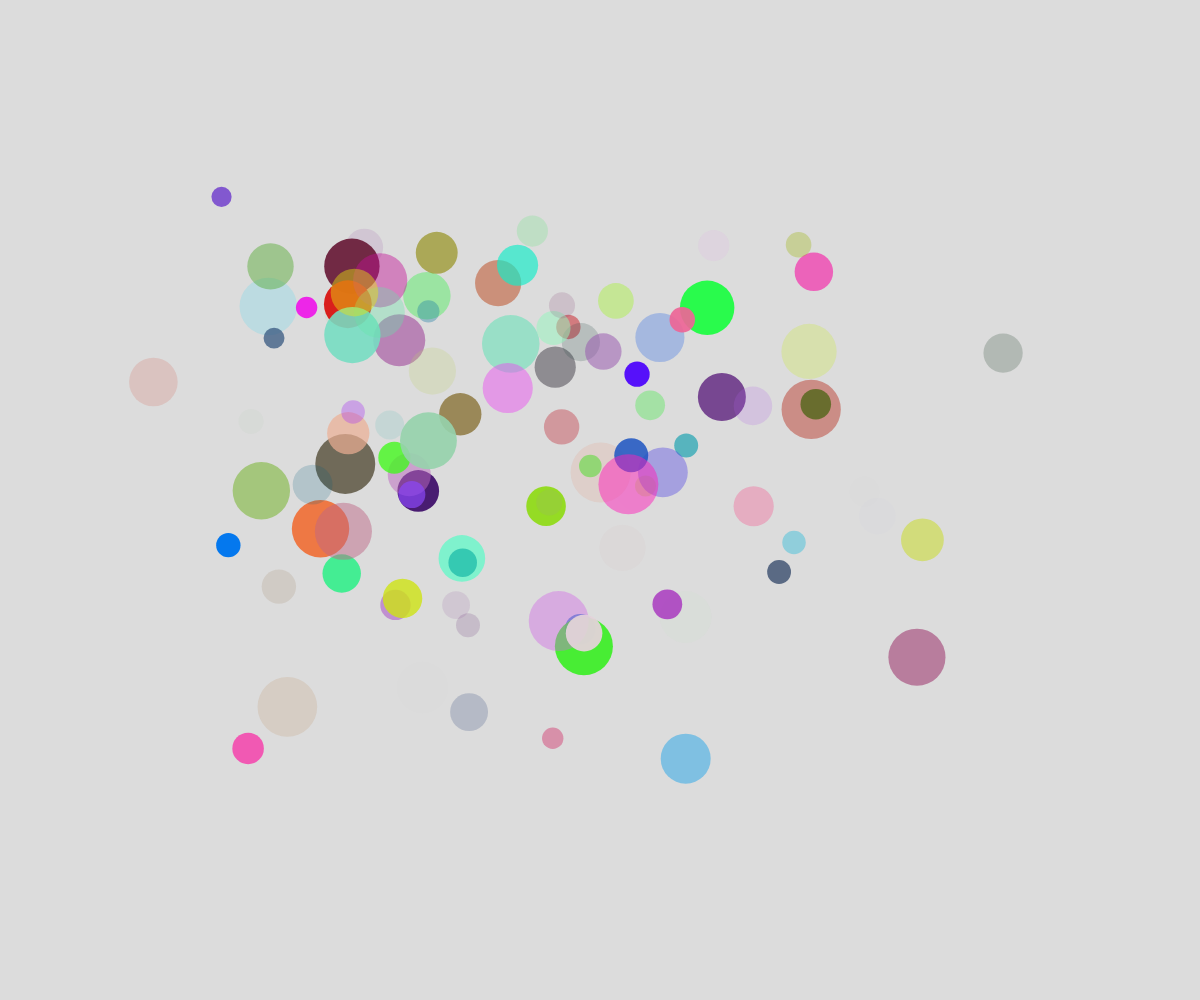
Frame 1 (no input)
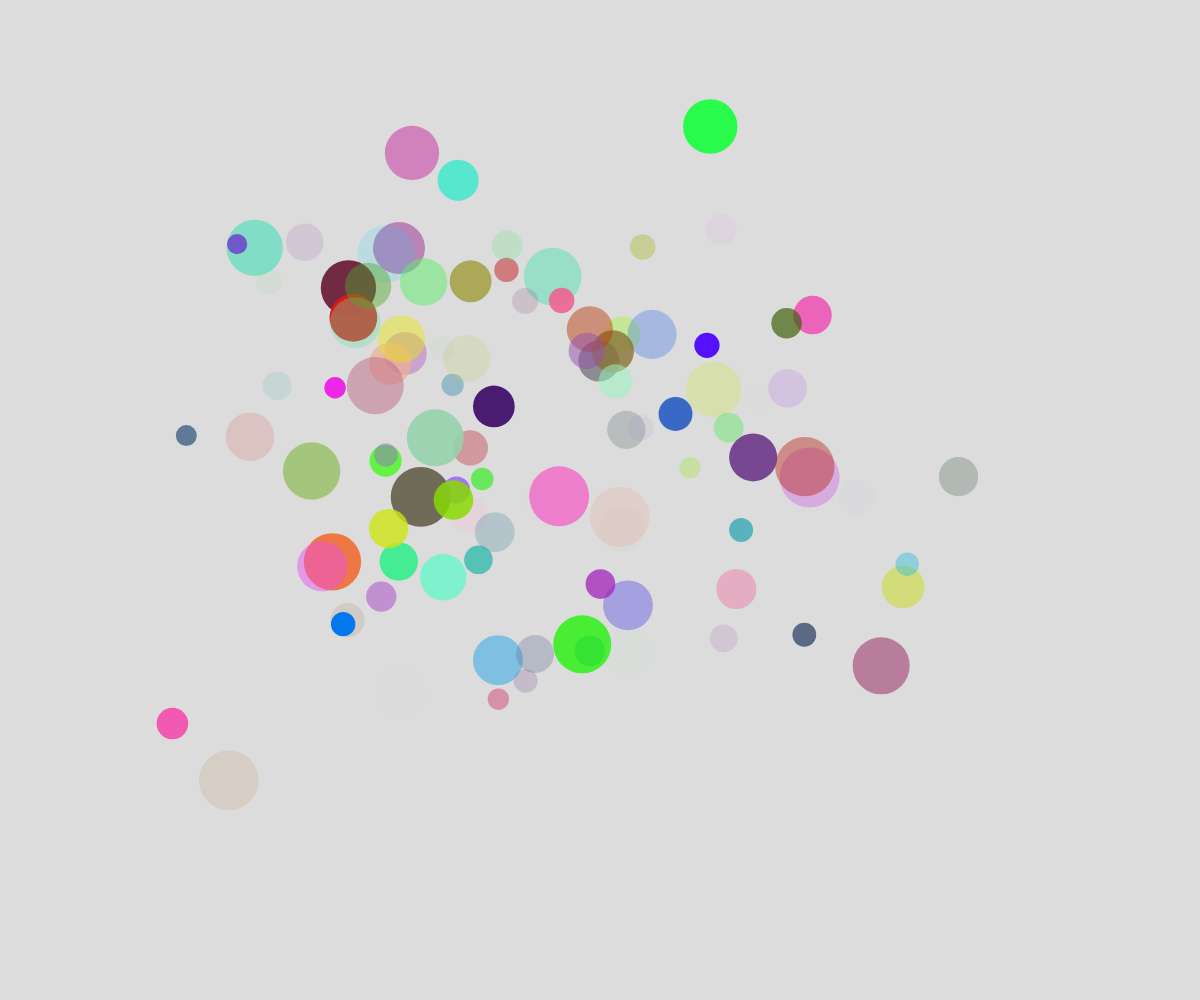
Frame 60 (no input)
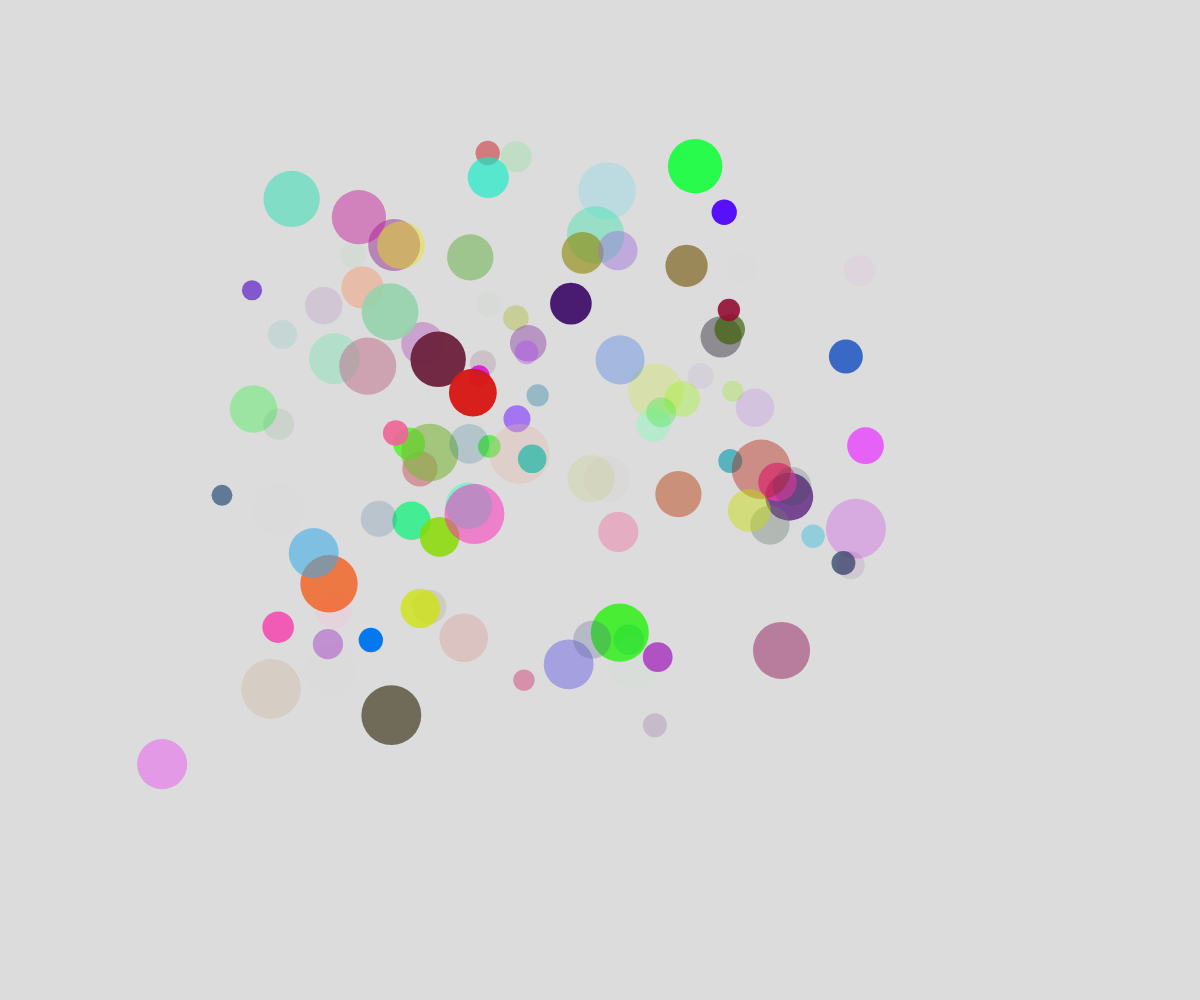
Frame 120 (the mouse pressed at the canvas centre since frame 60)

The p5.js sketch that drew these frames (run headless with seeded random() and noise() and a simulated clock; from frame 60 on, the mouse is pressed at the canvas centre):

// p5.js sketch
// ── sketch.js
let ballArray = [];

let i;



function setup() {
  createCanvas(windowWidth, windowHeight);
  for (let i=0; i<100; i++) {
    spawnBall();

  }
}

function draw() {
  background(220);

  for (let myBall of ballArray) {
    noStroke();
    fill(myBall.theColor);
    myBall.x = noise(myBall.time) * width;
    myBall.y = noise(myBall.time+100) * height;
    circle(myBall.x, myBall.y, myBall.radius*2);
    myBall.time += 0.003;
  }
}




  

function spawnBall() {
  let myBall = {
    radius: random(10,30),
    x: random(width),
    y: random(height),
    time: random(1000),
    theColor: color(random(255), random(255), random(255), random(255)),


  };
  ballArray.push(myBall);
}

function mousePressed() {
  for (i = 0; i < 5; i++) {
    spawnBall();
  }
  
}
